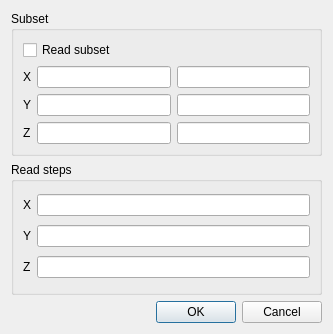
<?xml version="1.0" encoding="UTF-8"?>
<ui version="4.0">
 <class>SubsetSelectorDialog</class>
 <widget class="QDialog" name="SubsetSelectorDialog">
  <property name="geometry">
   <rect>
    <x>0</x>
    <y>0</y>
    <width>333</width>
    <height>334</height>
   </rect>
  </property>
  <property name="windowTitle">
   <string>Dialog</string>
  </property>
  <layout class="QVBoxLayout" name="verticalLayout">
   <item>
    <widget class="QGroupBox" name="groupBox">
     <property name="title">
      <string>Subset</string>
     </property>
     <layout class="QVBoxLayout" name="verticalLayout_2">
      <item>
       <widget class="QCheckBox" name="checkSubset">
        <property name="text">
         <string>Read subset</string>
        </property>
       </widget>
      </item>
      <item>
       <layout class="QGridLayout" name="gridLayout">
        <item row="0" column="0">
         <widget class="QLabel" name="label">
          <property name="text">
           <string>X</string>
          </property>
         </widget>
        </item>
        <item row="0" column="1">
         <widget class="QLineEdit" name="textX0"/>
        </item>
        <item row="0" column="2">
         <widget class="QLineEdit" name="textX1"/>
        </item>
        <item row="1" column="0">
         <widget class="QLabel" name="label_2">
          <property name="text">
           <string>Y</string>
          </property>
         </widget>
        </item>
        <item row="1" column="1">
         <widget class="QLineEdit" name="textY0"/>
        </item>
        <item row="1" column="2">
         <widget class="QLineEdit" name="textY1"/>
        </item>
        <item row="2" column="0">
         <widget class="QLabel" name="label_3">
          <property name="text">
           <string>Z</string>
          </property>
         </widget>
        </item>
        <item row="2" column="1">
         <widget class="QLineEdit" name="textZ0"/>
        </item>
        <item row="2" column="2">
         <widget class="QLineEdit" name="textZ1"/>
        </item>
       </layout>
      </item>
     </layout>
    </widget>
   </item>
   <item>
    <widget class="QGroupBox" name="groupBox_2">
     <property name="title">
      <string>Read steps</string>
     </property>
     <layout class="QGridLayout" name="gridLayout_2">
      <item row="0" column="0">
       <widget class="QLabel" name="label_4">
        <property name="text">
         <string>X</string>
        </property>
       </widget>
      </item>
      <item row="1" column="0">
       <widget class="QLabel" name="label_5">
        <property name="text">
         <string>Y</string>
        </property>
       </widget>
      </item>
      <item row="2" column="0">
       <widget class="QLabel" name="label_6">
        <property name="text">
         <string>Z</string>
        </property>
       </widget>
      </item>
      <item row="0" column="1">
       <widget class="QLineEdit" name="textStepX">
        <property name="text">
         <string/>
        </property>
       </widget>
      </item>
      <item row="1" column="1">
       <widget class="QLineEdit" name="textStepY">
        <property name="text">
         <string/>
        </property>
       </widget>
      </item>
      <item row="2" column="1">
       <widget class="QLineEdit" name="textStepZ">
        <property name="text">
         <string/>
        </property>
       </widget>
      </item>
     </layout>
    </widget>
   </item>
   <item>
    <widget class="QDialogButtonBox" name="buttonBox">
     <property name="orientation">
      <enum>Qt::Horizontal</enum>
     </property>
     <property name="standardButtons">
      <set>QDialogButtonBox::Cancel|QDialogButtonBox::Ok</set>
     </property>
    </widget>
   </item>
  </layout>
 </widget>
 <tabstops>
  <tabstop>checkSubset</tabstop>
  <tabstop>textX0</tabstop>
  <tabstop>textX1</tabstop>
  <tabstop>textY0</tabstop>
  <tabstop>textY1</tabstop>
  <tabstop>textZ0</tabstop>
  <tabstop>textZ1</tabstop>
  <tabstop>textStepX</tabstop>
  <tabstop>textStepY</tabstop>
  <tabstop>textStepZ</tabstop>
 </tabstops>
 <resources/>
 <connections>
  <connection>
   <sender>buttonBox</sender>
   <signal>accepted()</signal>
   <receiver>SubsetSelectorDialog</receiver>
   <slot>accept()</slot>
   <hints>
    <hint type="sourcelabel">
     <x>248</x>
     <y>254</y>
    </hint>
    <hint type="destinationlabel">
     <x>157</x>
     <y>274</y>
    </hint>
   </hints>
  </connection>
  <connection>
   <sender>buttonBox</sender>
   <signal>rejected()</signal>
   <receiver>SubsetSelectorDialog</receiver>
   <slot>reject()</slot>
   <hints>
    <hint type="sourcelabel">
     <x>316</x>
     <y>260</y>
    </hint>
    <hint type="destinationlabel">
     <x>286</x>
     <y>274</y>
    </hint>
   </hints>
  </connection>
 </connections>
</ui>
